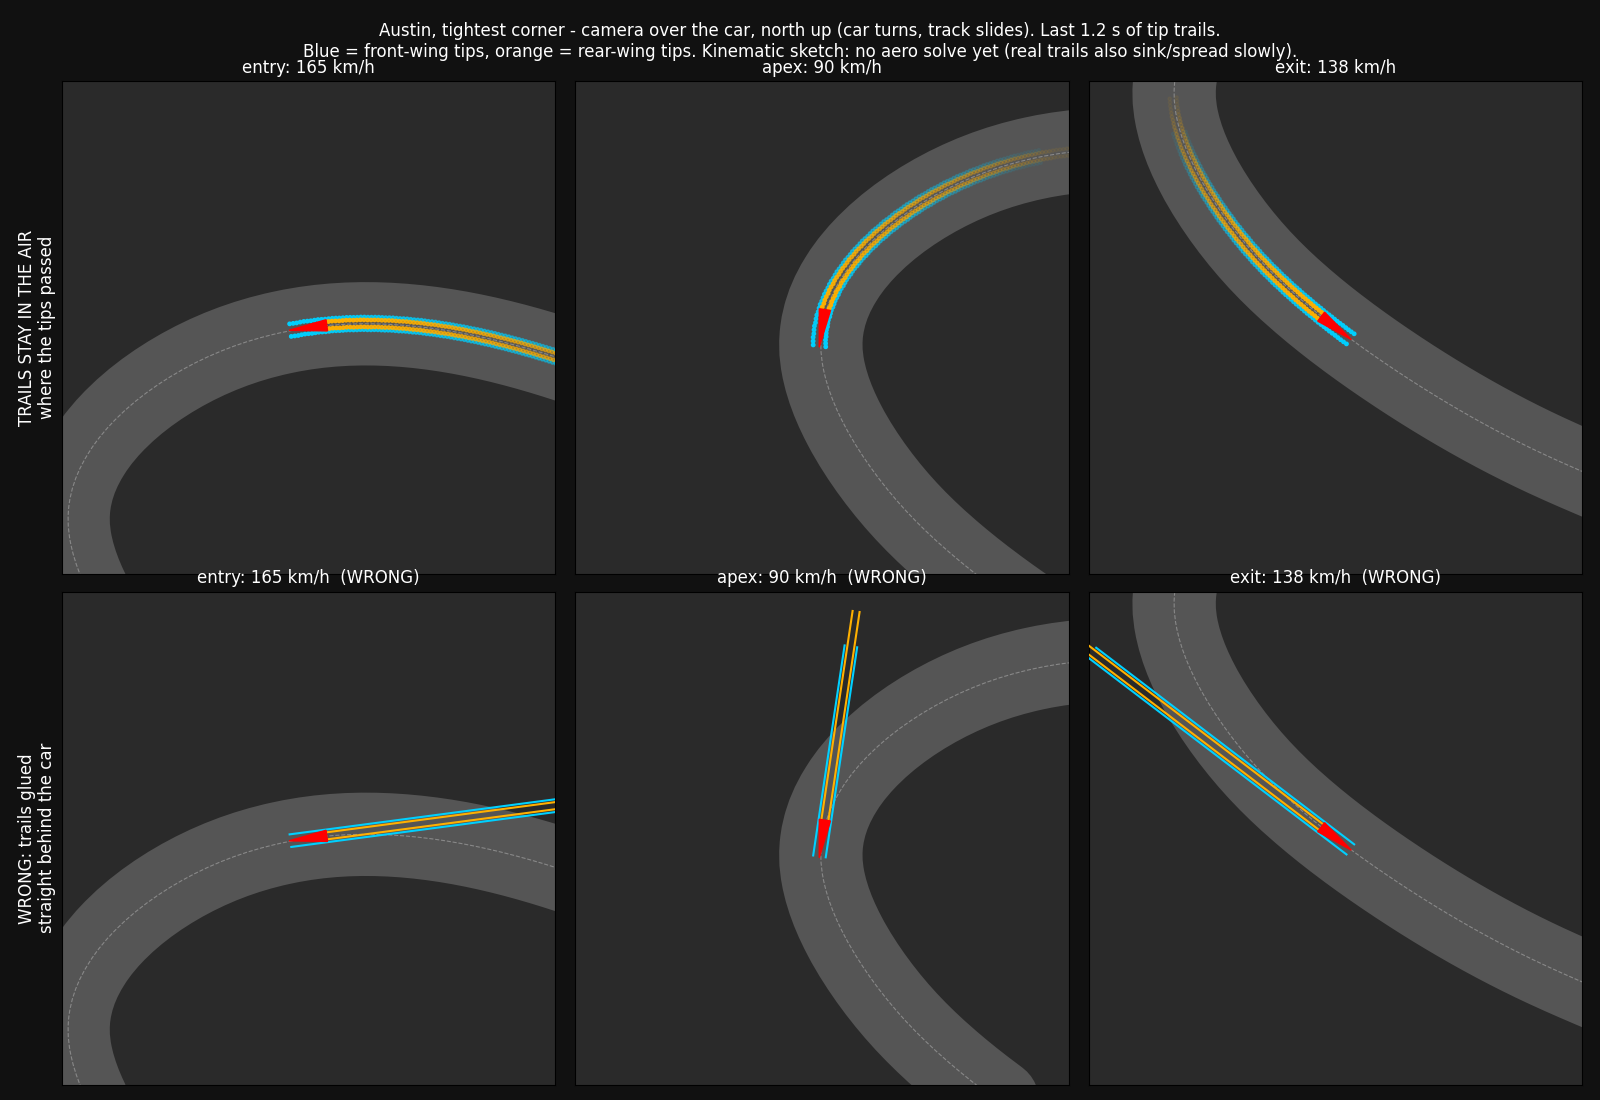

Python code for this plot:
"""THROWAWAY SKETCH (kinematics only, no aero solve): where wing-tip trails lie when the car corners.

Trails = positions the 4 wing tips passed through in the last TRAIL_S seconds (air at rest relative to the track,
so shed air stays where it was left). Compared with the WRONG idea: trails rigidly attached behind the car.
Speeds are a rough curvature-limited estimate, only to space the trail points realistically.
"""
import json
import sys

import matplotlib
matplotlib.use("Agg")
import matplotlib.pyplot as plt
import numpy as np

RL = sys.argv[1]
TRAIL_S = 1.2
TIPS = {"front L": (2.6, 0.9), "front R": (2.6, -0.9), "rear L": (-2.4, 0.5), "rear R": (-2.4, -0.5)}  # (ahead, left) m from car centre

P = np.asarray(json.load(open(RL))["raceline"], float)
seg = np.linalg.norm(np.diff(P, axis=0, append=P[:1]), axis=1)
s = np.concatenate([[0], np.cumsum(seg)])[:-1]
# resample every 0.5 m
L = s[-1] + seg[-1]
ss = np.arange(0, L, 0.5)
P = np.c_[np.interp(ss, s, P[:, 0], period=L), np.interp(ss, s, P[:, 1], period=L)]
d1 = (np.roll(P, -1, 0) - np.roll(P, 1, 0)) / 1.0
d2 = (np.roll(P, -1, 0) - 2 * P + np.roll(P, 1, 0)) / 0.25
k = (d1[:, 0] * d2[:, 1] - d1[:, 1] * d2[:, 0]) / np.maximum(np.linalg.norm(d1, axis=1) ** 3, 1e-9)
k = np.convolve(np.r_[k[-20:], k, k[:20]], np.ones(21) / 21, "same")[20:-20]
v = np.minimum(85.0, np.sqrt(4.0 * 9.81 / np.maximum(np.abs(k), 1e-6)))
for _ in range(2):                                     # accel 1 g / brake 5 g limits
    for i in range(1, len(v)): v[i] = min(v[i], np.sqrt(v[i - 1] ** 2 + 2 * 9.81 * 0.5))
    for i in range(len(v) - 2, -1, -1): v[i] = min(v[i], np.sqrt(v[i + 1] ** 2 + 2 * 5 * 9.81 * 0.5))
t = np.concatenate([[0], np.cumsum(0.5 / v[:-1])])
hdg = np.arctan2(d1[:, 1], d1[:, 0])

def tips_at(i):
    c, sn = np.cos(hdg[i]), np.sin(hdg[i])
    return {n: P[i] + a * np.array([c, sn]) + l * np.array([-sn, c]) for n, (a, l) in TIPS.items()}

ic = int(np.argmax(np.abs(k)))                          # tightest corner on the lap
moments = {}
for name, dt in [("entry", -1.2), ("apex", 0.0), ("exit", 1.4)]:
    moments[name] = int(np.argmin(np.abs(t - (t[ic] + dt))))

cols = {"front L": "#00d0ff", "front R": "#00d0ff", "rear L": "#ffb000", "rear R": "#ffb000"}
fig, ax = plt.subplots(2, 3, figsize=(16, 11), facecolor="#111")
R = 35
for col, (name, i) in enumerate(moments.items()):
    hist = np.where((t <= t[i]) & (t >= t[i] - TRAIL_S))[0]
    for row in range(2):
        a = ax[row, col]; a.set_facecolor("#2a2a2a")
        a.plot(P[:, 0] - P[i, 0], P[:, 1] - P[i, 1], color="#555", lw=60, solid_capstyle="round", zorder=1)   # track (approx width)
        a.plot(P[:, 0] - P[i, 0], P[:, 1] - P[i, 1], color="#888", lw=0.8, ls="--")                 # racing line
        if row == 0:   # physical: tips' past positions, fading with age
            for n in TIPS:
                pts = np.array([tips_at(j)[n] for j in hist]) - P[i]
                age = (t[i] - t[hist]) / TRAIL_S
                a.scatter(pts[:, 0], pts[:, 1], s=6, c=cols[n], alpha=np.clip(1 - age, 0.05, 1), zorder=4)
        else:          # wrong: rigid straight trails attached behind the car
            for n, (fa, fl) in TIPS.items():
                c, sn = np.cos(hdg[i]), np.sin(hdg[i])
                p0 = fa * np.array([c, sn]) + fl * np.array([-sn, c])
                back = -np.array([c, sn]) * v[i] * TRAIL_S
                a.plot([p0[0], p0[0] + back[0]], [p0[1], p0[1] + back[1]], color=cols[n], lw=1.5, zorder=4)
        c, sn = np.cos(hdg[i]), np.sin(hdg[i])
        body = np.array([[2.8, 0], [-2.6, 0.8], [-2.6, -0.8]])
        a.fill(body[:, 0] * c - body[:, 1] * sn, body[:, 0] * sn + body[:, 1] * c, color="red", zorder=5)
        a.set_xlim(-R, R); a.set_ylim(-R, R); a.set_aspect("equal"); a.set_xticks([]); a.set_yticks([])
        a.set_title(f"{name}: {v[i] * 3.6:.0f} km/h" + ("" if row == 0 else "  (WRONG)"), color="w")
ax[0, 0].set_ylabel("TRAILS STAY IN THE AIR\nwhere the tips passed", color="w", fontsize=12)
ax[1, 0].set_ylabel("WRONG: trails glued\nstraight behind the car", color="w", fontsize=12)
fig.suptitle(f"Austin, tightest corner - camera over the car, north up (car turns, track slides). Last {TRAIL_S} s of tip trails.\n"
             "Blue = front-wing tips, orange = rear-wing tips. Kinematic sketch: no aero solve yet (real trails also sink/spread slowly).",
             color="w")
fig.tight_layout()
fig.savefig("corner_sketch.png", dpi=100, facecolor="#111")
print("corner at s =", ss[ic], "m, R =", 1 / abs(k[ic]), "m; saved corner_sketch.png")
